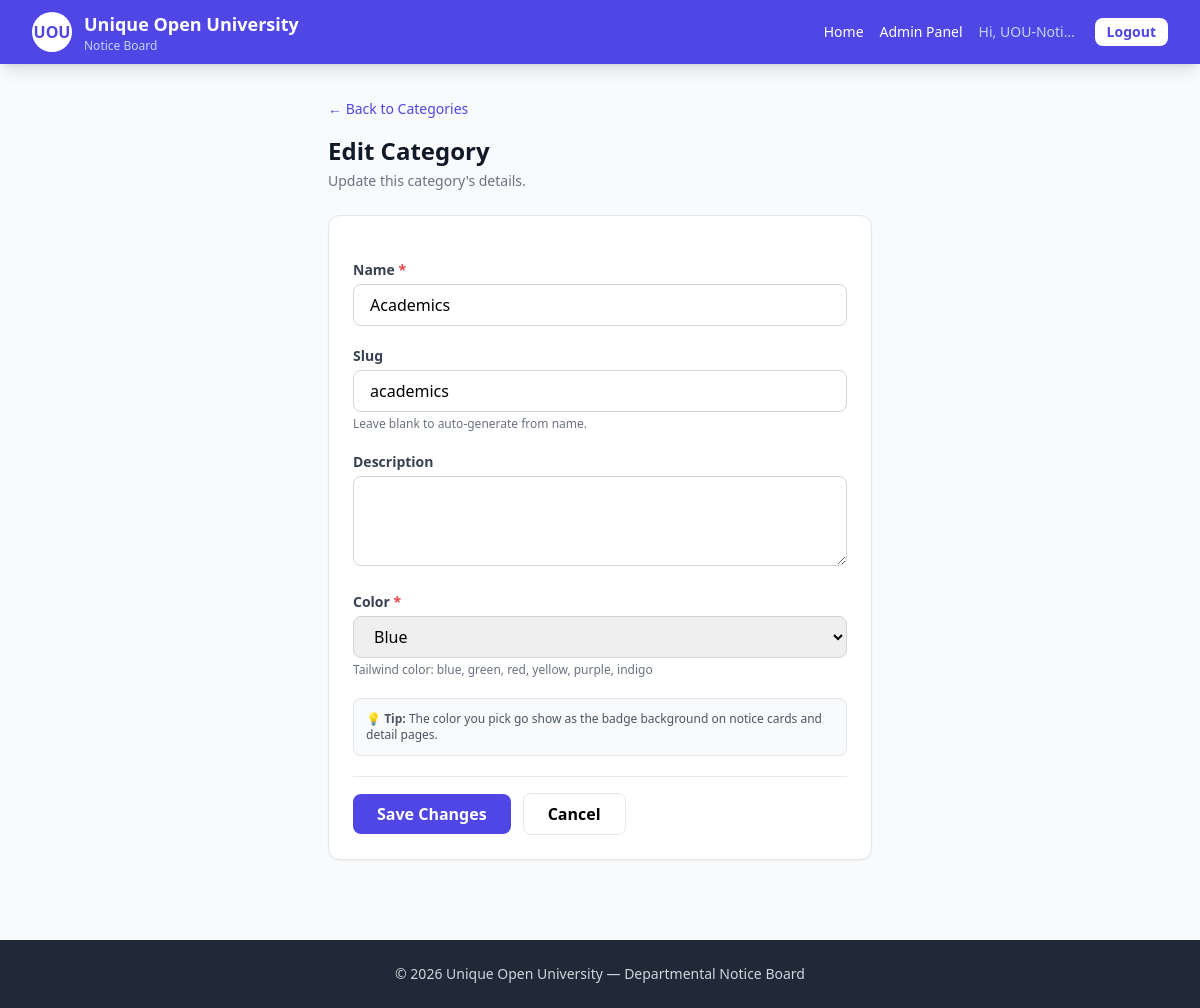
The page /admin-panel/categories/4/edit/ (signed in) on the database its author committed.
### notices/models.py (models this page shows, shortened)
class Category(models.Model):
    name = models.CharField(max_length=100, unique=True)
    slug = models.SlugField(max_length=100, unique=True, blank=True)
    description = models.TextField(blank=True)
    color = models.CharField(
        max_length=20, default='blue',
        help_text='Tailwind color: blue, green, red, yellow, purple, indigo'
    )
    class Meta:
        verbose_name_plural = 'Categories'
        ordering = ['name']

### notices/views.py (the view)
# urls.py: path('admin-panel/categories/<int:pk>/edit/', views.category_edit, name='category_edit'),
@login_required
@user_passes_test(is_admin)
def category_edit(request, pk):
    category = get_object_or_404(Category, pk=pk)
    if request.method == 'POST':
        form = CategoryForm(request.POST, instance=category)
        if form.is_valid():
            form.save()
            messages.success(request, 'Category updated.')
            return redirect('category_list')
    else:
        form = CategoryForm(instance=category)
    return render(request, 'notices/category_form.html', {
        'form': form, 'action': 'Edit', 'category': category
    })

### notices/views.py (called while the page is built)
def is_admin(user):
    return user.is_authenticated and (user.is_staff or user.is_superuser)

### templates/notices/category_form.html (shortened to what this page needs)
{% extends 'notices/base.html' %}
{% block content %}
<div class="max-w-xl mx-auto px-4 py-8">
  <a href="{% url 'category_list' %}"
     class="text-uou font-medium text-sm hover:underline inline-flex items-center gap-1 mb-4">
    ← Back to Categories
  </a>
  <div class="mb-6">
    <h1 class="text-2xl font-bold text-gray-900">{{ action }} Category</h1>
    <p class="text-sm text-gray-500 mt-1">
      {% if action == 'Edit' %}
        Update this category's details.
      {% else %}
        Create a new category to organize notices.
      {% endif %}
    </p>
  </div>
  <form method="post" class="bg-white rounded-xl shadow-sm border p-6 space-y-5">
    {% for field in form %}
      <div>
        <label for="{{ field.id_for_label }}"
               class="block text-sm font-semibold text-gray-700 mb-1">
          {{ field.label }}
          {% if field.field.required %}
            <span class="text-red-500">*</span>
          {% endif %}
        </label>
        {{ field }}
        {% if field.name == 'slug' %}
          <p class="text-xs text-gray-500 mt-1">
            Leave blank to auto-generate from name.
          </p>
        {% elif field.help_text %}
          <p class="text-xs text-gray-500 mt-1">{{ field.help_text }}</p>
        {% endif %}
      </div>
    {% endfor %}
    <div class="bg-gray-50 border border-gray-200 rounded-lg p-3 text-xs text-gray-600">
      💡 <strong>Tip:</strong> The color you pick go show as the badge background
      on notice cards and detail pages.
    </div>
    <div class="flex items-center gap-3 pt-4 border-t">
      <button type="submit"
              class="bg-uou text-white px-6 py-2 rounded-lg font-semibold hover:bg-uou-dark transition">
        {% if action == 'Edit' %}Save Changes{% else %}Add Category{% endif %}
      </button>
      <a href="{% url 'category_list' %}"
         class="px-6 py-2 rounded-lg font-semibold border hover:bg-gray-50 transition">
        Cancel
      </a>
    </div>
  </form>
</div>
{% endblock %}

### templates/notices/base.html (shortened to what this page needs)
{% load static %}
<!DOCTYPE html>
<html lang="en">
<head>
  <script src="https://cdn.tailwindcss.com"></script>
</head>
<body class="bg-gray-50 min-h-screen flex flex-col">
  <nav class="bg-uou text-white shadow-lg sticky top-0 z-50">
    <div class="max-w-7xl mx-auto px-4 sm:px-6 lg:px-8">
      <div class="flex justify-between h-16 items-center gap-3">
        <a href="{% url 'dashboard' %}" class="flex items-center gap-3 min-w-0">
          <div class="w-10 h-10 bg-white text-uou rounded-full flex items-center justify-center font-bold shrink-0">
            UOU
          </div>
          <div class="min-w-0">
            <div class="font-bold text-sm sm:text-lg leading-tight truncate">Unique Open University</div>
            <div class="text-xs text-indigo-200">Notice Board</div>
          </div>
        </a>
        <div class="flex items-center gap-2 sm:gap-4 shrink-0">
          <a href="{% url 'dashboard' %}" class="hover:text-indigo-200 text-sm hidden sm:inline">Home</a>
          {% if user.is_authenticated and user.is_staff %}
            <a href="{% url 'admin_dashboard' %}" class="hover:text-indigo-200 text-sm hidden sm:inline">
              Admin Panel
            </a>
          {% endif %}
          {% if user.is_authenticated %}
            <span class="text-sm text-indigo-200 hidden md:inline truncate max-w-[100px]">
              Hi, {{ user.username }}
            </span>
            <form method="post" action="{% url 'account_logout' %}" class="inline">
              <button class="bg-white text-uou px-3 py-1 rounded-lg text-sm font-semibold hover:bg-indigo-100 whitespace-nowrap">
                Logout
              </button>
            </form>
          {% else %}
            <a href="{% url 'account_login' %}"
               class="bg-white text-uou px-3 py-1 rounded-lg text-sm font-semibold hover:bg-indigo-100 whitespace-nowrap">
              Login
            </a>
          {% endif %}
        </div>
      </div>
    </div>
  </nav>
  <main class="flex-1 w-full overflow-x-hidden">
    {% block content %}{% endblock %}
  </main>
  <footer class="bg-gray-800 text-gray-300 py-6 mt-12">
    <div class="max-w-7xl mx-auto px-4 text-center text-sm">
      © {% now "Y" %} Unique Open University — Departmental Notice Board
    </div>
  </footer>
</body>
</html>

### templates/notices/base.html (style rules this page uses)
body { overflow-x: hidden; }

### rows shown on the page
Category: form "Academics" "academics" "Blue"

### other values the page prints
{{ user.username }} "UOU-Noti…"
{{ action }} "Edit"
{{ field.label }} "Name" "Slug" "Description" "Color"
{{ field.help_text }} "Tailwind color: blue, green, red, yellow, purple, indigo"
